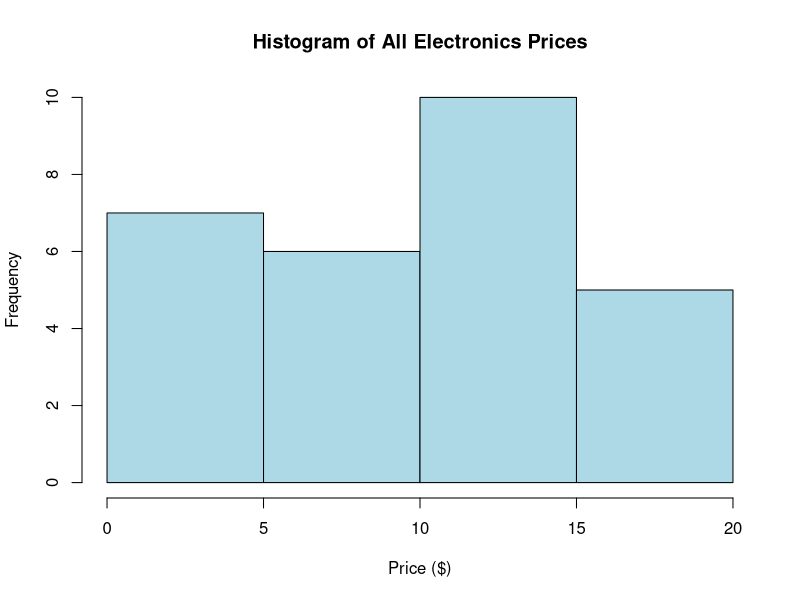

This chart was generated by the following R code:

# Experiment 2: Data Smoothing Using Binning

# Enter the sorted dataset
data <- c(
  1, 1, 5, 5, 5, 5, 5, 8, 8, 10,
  10, 10, 10, 12, 14, 14, 14, 15, 15, 15,
  15, 15, 15, 18, 18, 18, 18, 18
)

# (i) Equal-frequency partitioning into 3 bins
bins <- split(data, rep(1:3, each = length(data)/3))

print("Equal-frequency bins:")
print(bins)

# (ii-a) Smoothing by bin means
bin_means <- lapply(bins, function(x) {
  rep(mean(x), length(x))
})

print("Smoothing by bin means:")
print(bin_means)

# (ii-b) Smoothing by bin boundaries
bin_boundaries <- lapply(bins, function(x) {
  lower <- min(x)
  upper <- max(x)
  sapply(x, function(value) {
    if (abs(value - lower) <= abs(value - upper)) {
      lower
    } else {
      upper
    }
  })
})

print("Smoothing by bin boundaries:")
print(bin_boundaries)

# (iii) Plot histogram
hist(data,
     main = "Histogram of All Electronics Prices",
     xlab = "Price ($)",
     ylab = "Frequency",
     col = "lightblue",
     border = "black")
